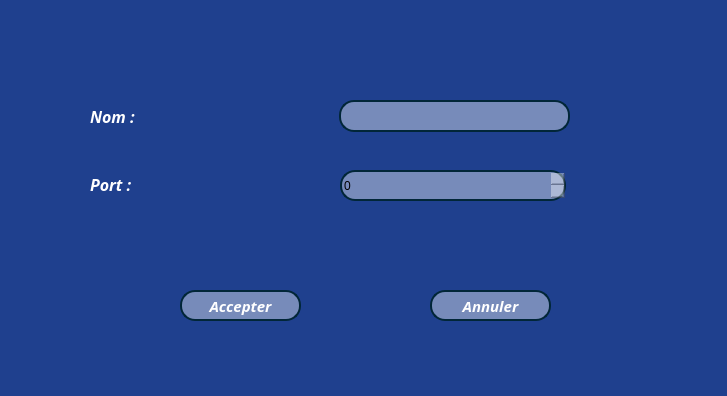
<?xml version="1.0" encoding="UTF-8"?>
<ui version="4.0">
 <class>MessengerConnection</class>
 <widget class="QDialog" name="MessengerConnection">
  <property name="geometry">
   <rect>
    <x>0</x>
    <y>0</y>
    <width>727</width>
    <height>396</height>
   </rect>
  </property>
  <property name="windowTitle">
   <string>Tayarni - Messenger</string>
  </property>
  <property name="styleSheet">
   <string notr="true">QDialog {
                     background-color:#1F408E;
                     }
                        QScrollArea #scrollAreaWidgetContents {
                                     background-color:#05187A;
                                     }
                        QWidget#Home,#Create,#Read,#Update,#Delete {
                             background-color:#1F408E;
                             }
                    QLabel {
                         color:white;
                         }
QPushButton {
color: white;
border-radius: 15px;
border: 2px solid rgb(1, 38, 56);
background-color: rgba(255, 255, 255,100);
}
QPushButton:hover {
background-color: qlineargradient(spread:pad, x1:0, y1:0, x2:0, y2:1, stop:0 rgb(167, 218, 239), stop:1 rgb(47, 109, 139));
}</string>
  </property>
  <widget class="QLineEdit" name="HostName">
   <property name="geometry">
    <rect>
     <x>339</x>
     <y>100</y>
     <width>231</width>
     <height>32</height>
    </rect>
   </property>
   <property name="styleSheet">
    <string notr="true">QLineEdit {
border-radius: 15px;
border: 2px solid rgb(1, 38, 56);
background-color: rgba(255, 255, 255,100);
}
QLineEdit:hover {
	background-color: qlineargradient(spread:pad, x1:0, y1:0, x2:0, y2:1, stop:0 rgb(167, 218, 239), stop:1 rgba(47, 109, 139,50));
}</string>
   </property>
  </widget>
  <widget class="QSpinBox" name="Port">
   <property name="geometry">
    <rect>
     <x>340</x>
     <y>170</y>
     <width>226</width>
     <height>31</height>
    </rect>
   </property>
   <property name="styleSheet">
    <string notr="true">border-radius: 15px;
border: 2px solid rgb(1, 38, 56);
background-color: rgba(255, 255, 255,100);</string>
   </property>
   <property name="maximum">
    <number>99999999</number>
   </property>
  </widget>
  <widget class="MyButton" name="Ok">
   <property name="geometry">
    <rect>
     <x>180</x>
     <y>290</y>
     <width>121</width>
     <height>31</height>
    </rect>
   </property>
   <property name="font">
    <font>
     <family>Sitka</family>
     <pointsize>11</pointsize>
     <weight>75</weight>
     <italic>true</italic>
     <bold>true</bold>
    </font>
   </property>
   <property name="cursor">
    <cursorShape>PointingHandCursor</cursorShape>
   </property>
   <property name="styleSheet">
    <string notr="true">QPushButton {
border-radius: 15px;
border: 2px solid rgb(1, 38, 56);
}
QPushButton:hover {
background-color: qlineargradient(spread:pad, x1:0, y1:0, x2:0, y2:1, stop:0 rgb(167, 218, 239), stop:1 rgb(47, 109, 139));
}</string>
   </property>
   <property name="text">
    <string>Accepter</string>
   </property>
  </widget>
  <widget class="QLabel" name="label">
   <property name="geometry">
    <rect>
     <x>90</x>
     <y>100</y>
     <width>123</width>
     <height>32</height>
    </rect>
   </property>
   <property name="font">
    <font>
     <family>Sitka</family>
     <pointsize>12</pointsize>
     <weight>75</weight>
     <italic>true</italic>
     <bold>true</bold>
    </font>
   </property>
   <property name="styleSheet">
    <string notr="true">background: transparent;</string>
   </property>
   <property name="text">
    <string>Nom :</string>
   </property>
  </widget>
  <widget class="QLabel" name="label_2">
   <property name="geometry">
    <rect>
     <x>90</x>
     <y>170</y>
     <width>227</width>
     <height>29</height>
    </rect>
   </property>
   <property name="font">
    <font>
     <family>Sitka</family>
     <pointsize>12</pointsize>
     <weight>75</weight>
     <italic>true</italic>
     <bold>true</bold>
    </font>
   </property>
   <property name="styleSheet">
    <string notr="true">background: transparent;</string>
   </property>
   <property name="text">
    <string>Port :</string>
   </property>
  </widget>
  <widget class="MyButton" name="Cancel">
   <property name="geometry">
    <rect>
     <x>430</x>
     <y>290</y>
     <width>121</width>
     <height>31</height>
    </rect>
   </property>
   <property name="font">
    <font>
     <family>Sitka</family>
     <pointsize>11</pointsize>
     <weight>75</weight>
     <italic>true</italic>
     <bold>true</bold>
    </font>
   </property>
   <property name="cursor">
    <cursorShape>PointingHandCursor</cursorShape>
   </property>
   <property name="styleSheet">
    <string notr="true">QPushButton {
border-radius: 15px;
border: 2px solid rgb(1, 38, 56);
}
QPushButton:hover {
background-color: qlineargradient(spread:pad, x1:0, y1:0, x2:0, y2:1, stop:0 rgb(167, 218, 239), stop:1 rgb(47, 109, 139));
}</string>
   </property>
   <property name="text">
    <string>Annuler</string>
   </property>
  </widget>
  <widget class="QLabel" name="label_3">
   <property name="geometry">
    <rect>
     <x>110</x>
     <y>0</y>
     <width>491</width>
     <height>361</height>
    </rect>
   </property>
   <property name="styleSheet">
    <string notr="true">image: url(:/plane.png);</string>
   </property>
   <property name="text">
    <string/>
   </property>
  </widget>
  <widget class="QLabel" name="label_4">
   <property name="geometry">
    <rect>
     <x>580</x>
     <y>270</y>
     <width>161</width>
     <height>151</height>
    </rect>
   </property>
   <property name="styleSheet">
    <string notr="true">image: url(:/tayarni.png);</string>
   </property>
   <property name="text">
    <string/>
   </property>
  </widget>
  <zorder>label_3</zorder>
  <zorder>HostName</zorder>
  <zorder>Port</zorder>
  <zorder>Ok</zorder>
  <zorder>label</zorder>
  <zorder>label_2</zorder>
  <zorder>Cancel</zorder>
  <zorder>label_4</zorder>
 </widget>
 <customwidgets>
  <customwidget>
   <class>MyButton</class>
   <extends>QPushButton</extends>
   <header location="global">mybutton.h</header>
  </customwidget>
 </customwidgets>
 <resources/>
 <connections/>
</ui>
